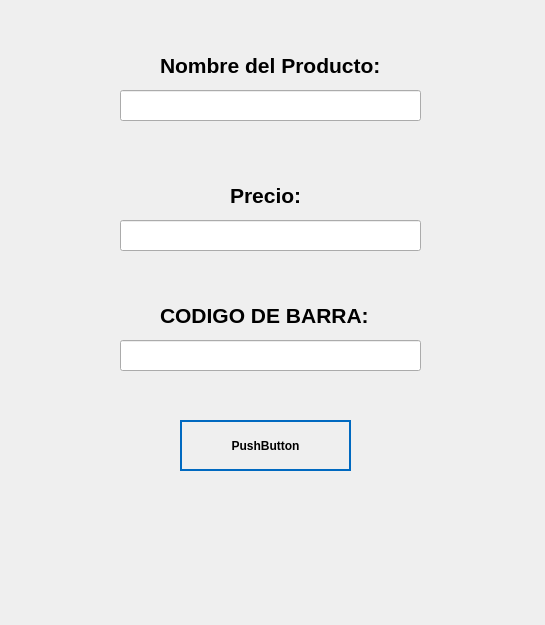
<?xml version="1.0" encoding="UTF-8"?>
<ui version="4.0">
 <class>ProductoVentana</class>
 <widget class="QWidget" name="ProductoVentana">
  <property name="geometry">
   <rect>
    <x>0</x>
    <y>0</y>
    <width>545</width>
    <height>625</height>
   </rect>
  </property>
  <property name="windowTitle">
   <string>PRODUCTO</string>
  </property>
  <widget class="QLabel" name="label">
   <property name="geometry">
    <rect>
     <x>160</x>
     <y>40</y>
     <width>241</width>
     <height>51</height>
    </rect>
   </property>
   <property name="font">
    <font>
     <pointsize>15</pointsize>
    </font>
   </property>
   <property name="text">
    <string>&lt;html&gt;&lt;head/&gt;&lt;body&gt;&lt;p&gt;&lt;span style=&quot; font-size:16pt; font-weight:600;&quot;&gt;Nombre del Producto:&lt;/span&gt;&lt;/p&gt;&lt;/body&gt;&lt;/html&gt;</string>
   </property>
  </widget>
  <widget class="QLabel" name="label_2">
   <property name="geometry">
    <rect>
     <x>230</x>
     <y>170</y>
     <width>91</width>
     <height>51</height>
    </rect>
   </property>
   <property name="font">
    <font>
     <pointsize>15</pointsize>
    </font>
   </property>
   <property name="text">
    <string>&lt;html&gt;&lt;head/&gt;&lt;body&gt;&lt;p&gt;&lt;span style=&quot; font-size:16pt; font-weight:600;&quot;&gt;Precio:&lt;/span&gt;&lt;/p&gt;&lt;/body&gt;&lt;/html&gt;</string>
   </property>
  </widget>
  <widget class="QLabel" name="label_3">
   <property name="geometry">
    <rect>
     <x>160</x>
     <y>290</y>
     <width>241</width>
     <height>51</height>
    </rect>
   </property>
   <property name="font">
    <font>
     <pointsize>15</pointsize>
    </font>
   </property>
   <property name="text">
    <string>&lt;html&gt;&lt;head/&gt;&lt;body&gt;&lt;p&gt;&lt;span style=&quot; font-size:16pt; font-weight:600;&quot;&gt;CODIGO DE BARRA:&lt;/span&gt;&lt;/p&gt;&lt;/body&gt;&lt;/html&gt;</string>
   </property>
  </widget>
  <widget class="QLineEdit" name="NombreProducto">
   <property name="geometry">
    <rect>
     <x>120</x>
     <y>90</y>
     <width>301</width>
     <height>31</height>
    </rect>
   </property>
   <property name="font">
    <font>
     <pointsize>10</pointsize>
    </font>
   </property>
  </widget>
  <widget class="QLineEdit" name="PrecioProducto">
   <property name="geometry">
    <rect>
     <x>120</x>
     <y>220</y>
     <width>301</width>
     <height>31</height>
    </rect>
   </property>
   <property name="font">
    <font>
     <pointsize>10</pointsize>
    </font>
   </property>
  </widget>
  <widget class="QLineEdit" name="CodigoProducto">
   <property name="geometry">
    <rect>
     <x>120</x>
     <y>340</y>
     <width>301</width>
     <height>31</height>
    </rect>
   </property>
   <property name="font">
    <font>
     <pointsize>10</pointsize>
    </font>
   </property>
  </widget>
  <widget class="QPushButton" name="AgregarProducto">
   <property name="geometry">
    <rect>
     <x>180</x>
     <y>420</y>
     <width>171</width>
     <height>51</height>
    </rect>
   </property>
   <property name="cursor">
    <cursorShape>PointingHandCursor</cursorShape>
   </property>
   <property name="styleSheet">
    <string notr="true">QPushButton
{	
	height: 2em;
 	border-style: solid;
	border-width: 2px;
 	border-color: #0069c0;
	font-weight: bold;
}

QPushButton:hover
{
   	background-color:#0069c0;
	color:white;
}
</string>
   </property>
   <property name="text">
    <string>PushButton</string>
   </property>
   <property name="icon">
    <iconset>
     <normaloff>../assets/add.png</normaloff>../assets/add.png</iconset>
   </property>
   <property name="iconSize">
    <size>
     <width>25</width>
     <height>25</height>
    </size>
   </property>
  </widget>
 </widget>
 <resources/>
 <connections/>
</ui>
